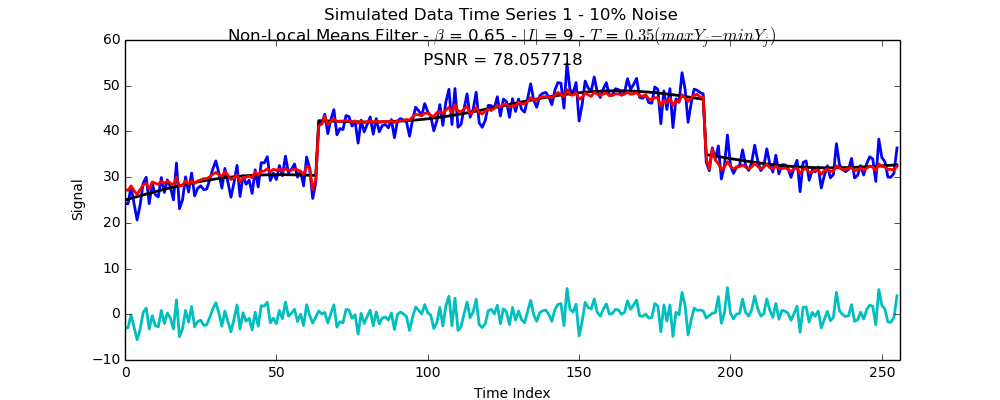

The Python source for this figure:
import numpy as np
import random as rnd

# -------- Generate Synthetic Signal --------

def buildsignal(pernoise):

    DataLen = 256
    TrueData = np.zeros(DataLen)
    Data = np.zeros(DataLen)

    # ---- Set Parameters ----

    mu = 25.0
    amp1 = 10.0
    amp2 = 2.0
    per1 = 712.0
    per2 = 128.0
    jump = 12.0

    noisesig = (amp1 + amp2 + jump)*pernoise/100

    # ---- Build Signals ----

    for i in range(DataLen/4, 3*DataLen/4):
        TrueData[i] += jump
        Data[i] += jump

    for i in range(DataLen):
        TrueData[i] += mu + amp1*np.sin(i*2*np.pi/per1) + amp2*np.sin(i*2*np.pi/per2)
        Data[i] += mu + amp1*np.sin(i*2*np.pi/per1) + amp2*np.sin(i*2*np.pi/per2) + rnd.gauss(0, noisesig)

    return TrueData, Data


# ---- NL Means ----

def varest(Data):
    DataLen = len(Data)

    varest = 0.0

    for i in range(1, DataLen - 1):
        varest += (0.5*Data[i - 1] - Data[i] + 0.5*Data[i + 1])**2.0

    varest *= 2.0/(3.0*(DataLen - 2))

    return varest

def NLMeansFilter(Data, beta, window, threshfactor):

    # ---- Set up NL Means Filter ----

    DataLen = len(Data)
    IntensityFilter = np.zeros(DataLen)

    offset = (window - 1)/2
    thresh = (max(Data) - min(Data))*(2*offset + 1)*threshfactor
    thresh *= thresh
    var = varest(Data)


    # ---- Filter the Data ----

    # Set Up Output
    SmoothedData = np.zeros(DataLen)

    # Left Hand Side
    for i in range(0, offset):
        # Update Intensity Filter

        for j in range(i, DataLen - offset):
            norm = np.sum((Data[0 : i + offset + 1] - Data[j - i : j + offset + 1])**2)
            if norm < thresh:
                IntensityFilter[j] = np.exp(-norm/(2*beta*var*(2*offset + 1)))
            else:
                IntensityFilter[j] = 0

        IntensityFilter[i] = 1

        IntensityFilter *= 1/np.sum(IntensityFilter)

        # Smooth Next Data Point
        SmoothedData[i] = np.dot(Data, IntensityFilter)

        IntensityFilter = np.zeros(DataLen)

    # Middle
    IntensityFilter = np.zeros(DataLen)

    for i in range(offset, DataLen - offset):
        # Update Intensity Filter

        for j in range(offset, DataLen - offset):
            norm = np.sum((Data[i - offset : i + offset + 1] - Data[j - offset : j + offset + 1])**2)
            if norm < thresh:
                IntensityFilter[j] = np.exp(-norm/(2*beta*var*(2*offset + 1)))
            else:
                IntensityFilter[j] = 0

        IntensityFilter[i] = 1

        IntensityFilter *= 1/np.sum(IntensityFilter)

        # Smooth Next Data Point
        SmoothedData[i] = np.dot(Data, IntensityFilter)

    # Right Hand Side
    IntensityFilter = np.zeros(DataLen)

    for i in range(DataLen - offset, DataLen):
        # Update Intensity Filter

        for j in range(offset, DataLen - (DataLen - i)):
            norm = np.sum((Data[i - offset : DataLen] - Data[j - offset : j + (DataLen - i)])**2)
            if norm < thresh:
                IntensityFilter[j] = np.exp(-norm/(2*beta*var*(2*offset + 1)))
            else:
                IntensityFilter[j] = 0

        IntensityFilter[i] = 1

        IntensityFilter *= 1/np.sum(IntensityFilter)

        # Smooth Next Data Point
        SmoothedData[i] = np.dot(Data, IntensityFilter)

    return SmoothedData


# ---- Calculate PSNR ----

def psnr(SmoothedData, TrueData):
    mse = np.average((SmoothedData - TrueData)**2)
    psnr = 20*np.log(np.max(SmoothedData)) - 10*np.log(mse)

    return psnr


# ---- Plot Results ----

TrueData, Data = buildsignal(10)
SmoothedData = NLMeansFilter(Data, 0.65, 9, 0.35)
DataLen = len(Data)

# Plotting results
import matplotlib as matplotlib
import matplotlib.pyplot as plt

fig = plt.gcf()

psnrval = psnr(SmoothedData, TrueData)

fig.suptitle('Simulated Data Time Series 1 - 10%% Noise \n Non-Local Means Filter - $\\beta$ = 0.65 - $|I|$ = 9 - $T$ = $0.35 ( max Y_j - min Y_j )$ \n PSNR = %f' %psnrval,  fontsize = 12)
fig.set_size_inches(10, 4)
matplotlib.rcParams.update({'font.size': 10})

plt.xlabel('Time Index')
plt.ylabel('Signal')

plt.plot(range(DataLen), Data, 'b', lw = 2)
plt.plot(range(DataLen), TrueData, 'k', lw = 2)
plt.plot(range(DataLen), SmoothedData, 'r', lw = 2)
plt.plot(range(DataLen), Data - SmoothedData, 'c', lw = 2)
plt.xlim(0, DataLen)

fig.savefig('NLMeansSignal1Best.png')
plt.show()
